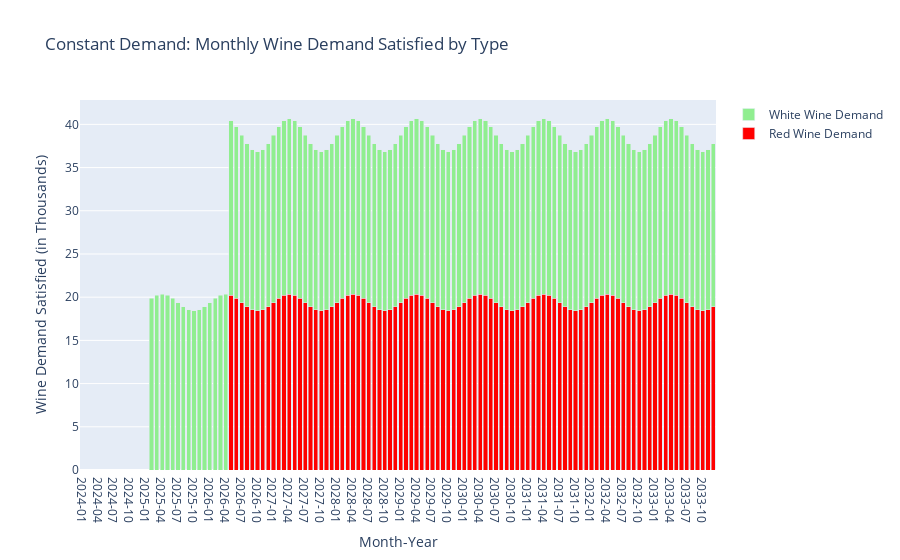

The notebook cell this image was saved under:
### Code cell
df = df1_sim1.copy()

# Aggregating the total demand for Red and White wine across all months for each country
red_columns = [col for col in df.columns if 'Red' in col]
white_columns = [col for col in df.columns if 'White' in col]

# Summing up the demand for Red and White wine for each country
total_red_demand = df[red_columns].sum().sum()
total_white_demand = df[white_columns].sum().sum()

# Convert 'Month' to datetime for proper sorting and display
df['Month'] = pd.to_datetime(df['Month'])

# Aggregate monthly total demand for Red and White wine across all countries
df['Total_Red_Demand'] = df[red_columns].sum(axis=1)
df['Total_White_Demand'] = df[white_columns].sum(axis=1)
df['Total_Wine_Demand'] = df['Total_Red_Demand'] + df['Total_White_Demand']

# Extracting year-month for the x-axis
df['Year_Month'] = df['Month'].dt.strftime('%Y-%m')

# Creating separate traces for Red and White wine demand over time
fig = go.Figure()

# Red wine demand trace
fig.add_trace(go.Bar(
    x=df['Year_Month'],
    y=df['Total_Red_Demand']*1000,
    name="Red Wine Demand",
    marker_color="red"
))

# White wine demand trace
fig.add_trace(go.Bar(
    x=df['Year_Month'],
    y=df['Total_White_Demand']*1000,
    name="White Wine Demand",
    marker_color="lightgreen"
))

fig.update_layout(
    title="Constant Demand: Monthly Wine Demand Satisfied by Type",
    xaxis_title="Month-Year",
    yaxis_title="Wine Demand Satisfied (in Thousands)",
    xaxis={'type': 'category'},  # Ensures that months are treated as distinct categories
    barmode='stack'  # Groups the bars for red and white wine side by side for each month
)

# This setup would allow for filtering by wine type by clicking on the legend items.
fig.show()

### Figure 1 — Plotly figure (JSON) as saved in the notebook; plotly's stock layout.template omitted (floating-point values rounded to 4 significant figures)
{"data": [{"marker": {"color": "red"}, "name": "Red Wine Demand", "type": "bar", "x": ["2024-01", "2024-02", "2024-03", "2024-04", "2024-05", "2024-06", "2024-07", "2024-08", "2024-09", "2024-10", "2024-11", "2024-12", "2025-01", "2025-02", "2025-03", "2025-04", "2025-05", "2025-06", "2025-07", "2025-08", "2025-09", "2025-10", "2025-11", "2025-12", "2026-01", "2026-02", "2026-03", "2026-04", "2026-05", "2026-06", "2026-07", "2026-08", "2026-09", "2026-10", "2026-11", "2026-12", "2027-01", "2027-02", "2027-03", "2027-04", "2027-05", "2027-06", "2027-07", "2027-08", "2027-09", "2027-10", "2027-11", "2027-12", "2028-01", "2028-02", "2028-03", "2028-04", "2028-05", "2028-06", "2028-07", "2028-08", "2028-09", "2028-10", "2028-11", "2028-12", "2029-01", "2029-02", "2029-03", "2029-04", "2029-05", "2029-06", "2029-07", "2029-08", "2029-09", "2029-10", "2029-11", "2029-12", "2030-01", "2030-02", "2030-03", "2030-04", "2030-05", "2030-06", "2030-07", "2030-08", "2030-09", "2030-10", "2030-11", "2030-12", "2031-01", "2031-02", "2031-03", "2031-04", "2031-05", "2031-06", "2031-07", "2031-08", "2031-09", "2031-10", "2031-11", "2031-12", "2032-01", "2032-02", "2032-03", "2032-04", "2032-05", "2032-06", "2032-07", "2032-08", "2032-09", "2032-10", "2032-11", "2032-12", "2033-01", "2033-02", "2033-03", "2033-04", "2033-05", "2033-06", "2033-07", "2033-08", "2033-09", "2033-10", "2033-11", "2033-12"], "y": [0, 0, 0, 0, 0, 0, 0, 0, 0, 0, 0, 0, 0, 0, 0, 0, 0, 0, 0, 0, 0, 0, 0, 0, 0, 0, 0, 0, 20.21, 19.86, 19.37, 18.89, 18.53, 18.4, 18.53, 18.89, 19.37, 19.86, 20.21, 20.34, 20.21, 19.86, 19.37, 18.89, 18.53, 18.4, 18.53, 18.89, 19.37, 19.86, 20.21, 20.34, 20.21, 19.86, 19.37, 18.89, 18.53, 18.4, 18.53, 18.89, 19.37, 19.86, 20.21, 20.34, 20.21, 19.86, 19.37, 18.89, 18.53, 18.4, 18.53, 18.89, 19.37, 19.86, 20.21, 20.34, 20.21, 19.86, 19.37, 18.89, 18.53, 18.4, 18.53, 18.89, 19.37, 19.86, 20.21, 20.34, 20.21, 19.86, 19.37, 18.89, 18.53, 18.4, 18.53, 18.89, 19.37, 19.86, 20.21, 20.34, 20.21, 19.86, 19.37, 18.89, 18.53, 18.4, 18.53, 18.89, 19.37, 19.86, 20.21, 20.34, 20.21, 19.86, 19.37, 18.89, 18.53, 18.4, 18.53, 18.89]}, {"marker": {"color": "lightgreen"}, "name": "White Wine Demand", "type": "bar", "x": ["2024-01", "2024-02", "2024-03", "2024-04", "2024-05", "2024-06", "2024-07", "2024-08", "2024-09", "2024-10", "2024-11", "2024-12", "2025-01", "2025-02", "2025-03", "2025-04", "2025-05", "2025-06", "2025-07", "2025-08", "2025-09", "2025-10", "2025-11", "2025-12", "2026-01", "2026-02", "2026-03", "2026-04", "2026-05", "2026-06", "2026-07", "2026-08", "2026-09", "2026-10", "2026-11", "2026-12", "2027-01", "2027-02", "2027-03", "2027-04", "2027-05", "2027-06", "2027-07", "2027-08", "2027-09", "2027-10", "2027-11", "2027-12", "2028-01", "2028-02", "2028-03", "2028-04", "2028-05", "2028-06", "2028-07", "2028-08", "2028-09", "2028-10", "2028-11", "2028-12", "2029-01", "2029-02", "2029-03", "2029-04", "2029-05", "2029-06", "2029-07", "2029-08", "2029-09", "2029-10", "2029-11", "2029-12", "2030-01", "2030-02", "2030-03", "2030-04", "2030-05", "2030-06", "2030-07", "2030-08", "2030-09", "2030-10", "2030-11", "2030-12", "2031-01", "2031-02", "2031-03", "2031-04", "2031-05", "2031-06", "2031-07", "2031-08", "2031-09", "2031-10", "2031-11", "2031-12", "2032-01", "2032-02", "2032-03", "2032-04", "2032-05", "2032-06", "2032-07", "2032-08", "2032-09", "2032-10", "2032-11", "2032-12", "2033-01", "2033-02", "2033-03", "2033-04", "2033-05", "2033-06", "2033-07", "2033-08", "2033-09", "2033-10", "2033-11", "2033-12"], "y": [0, 0, 0, 0, 0, 0, 0, 0, 0, 0, 0, 0, 0, 19.86, 20.21, 20.34, 20.21, 19.86, 19.37, 18.89, 18.53, 18.4, 18.53, 18.89, 19.37, 19.86, 20.21, 20.34, 20.21, 19.86, 19.37, 18.89, 18.53, 18.4, 18.53, 18.89, 19.37, 19.86, 20.21, 20.34, 20.21, 19.86, 19.37, 18.89, 18.53, 18.4, 18.53, 18.89, 19.37, 19.86, 20.21, 20.34, 20.21, 19.86, 19.37, 18.89, 18.53, 18.4, 18.53, 18.89, 19.37, 19.86, 20.21, 20.34, 20.21, 19.86, 19.37, 18.89, 18.53, 18.4, 18.53, 18.89, 19.37, 19.86, 20.21, 20.34, 20.21, 19.86, 19.37, 18.89, 18.53, 18.4, 18.53, 18.89, 19.37, 19.86, 20.21, 20.34, 20.21, 19.86, 19.37, 18.89, 18.53, 18.4, 18.53, 18.89, 19.37, 19.86, 20.21, 20.34, 20.21, 19.86, 19.37, 18.89, 18.53, 18.4, 18.53, 18.89, 19.37, 19.86, 20.21, 20.34, 20.21, 19.86, 19.37, 18.89, 18.53, 18.4, 18.53, 18.89]}], "layout": {"barmode": "stack", "title": {"text": "Constant Demand: Monthly Wine Demand Satisfied by Type"}, "xaxis": {"title": {"text": "Month-Year"}, "type": "category"}, "yaxis": {"title": {"text": "Wine Demand Satisfied (in Thousands)"}}}}
